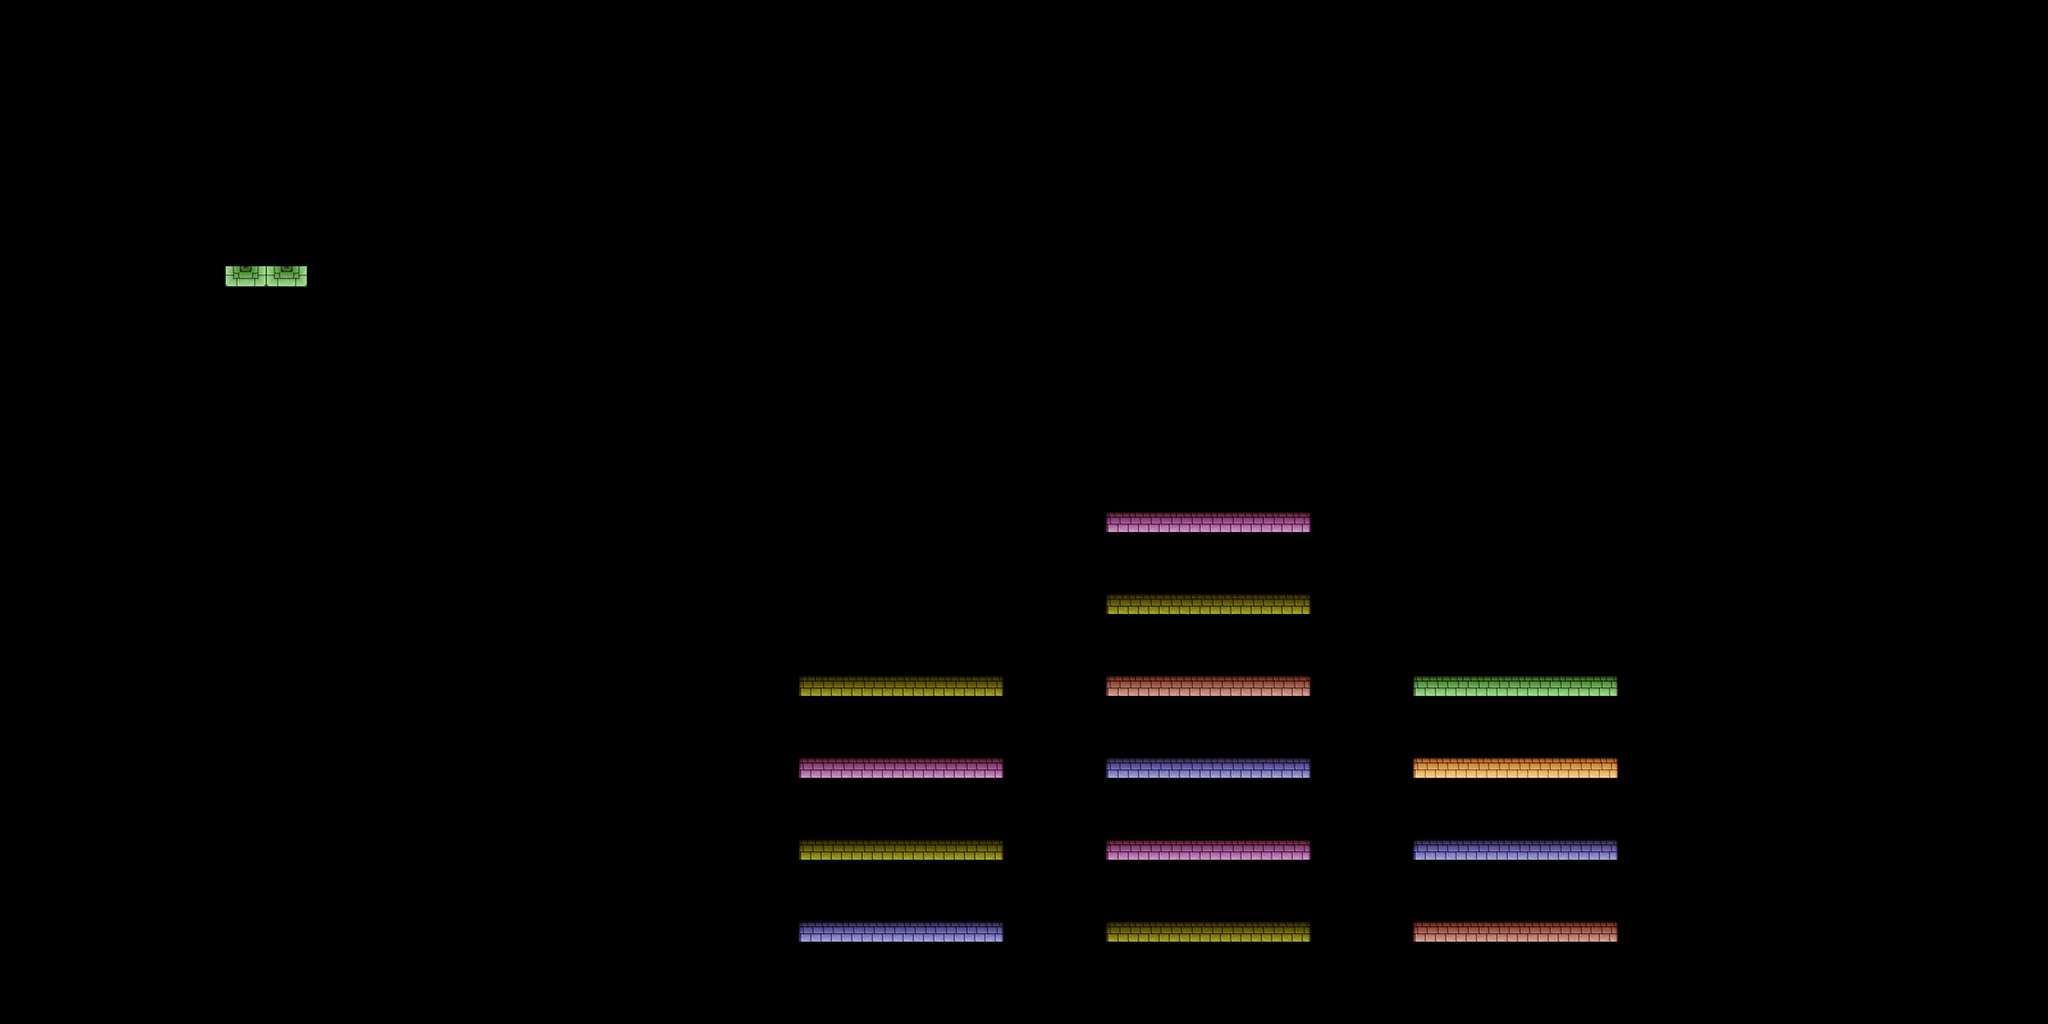

The image is a tile-based game level rendered from a .tmx file. Its description and source (layers, tilesets, objects; grid data summarised) follow:
An orthogonal 100x50 tile map with 32x32 px tiles, 8 tile layers (static, blue_deactivated, yellow_deactivated, purple, ...), 3 tilesets and 4 objects (character, windblower, bouncing, exit).

<map version="1.0" orientation="orthogonal" renderorder="right-down" width="100" height="50" tilewidth="32" tileheight="32" nextobjectid="117">
 <properties>
  <property name="bronze" value="1000" />
  <property name="deaths" value="15" />
  <property name="gold" value="6000" />
  <property name="index" value="5" />
  <property name="silver" value="3000" />
  <property name="time" value="640" />
 </properties>
 <tileset firstgid="1" name="walls1_0" tilewidth="32" tileheight="32">
  <image source="walls1_0.png" width="448" height="512" />
 </tileset>
 <tileset firstgid="225" name="static1" tilewidth="32" tileheight="32">
  <image source="static1.png" width="192" height="224" />
 </tileset>
 <tileset firstgid="267" name="black" tilewidth="32" tileheight="32">
  <image source="../black.png" width="32" height="32" />
 </tileset>
 <layer name="static" width="100" height="50">
  <data>[5000 cells, 261 non-empty, 1 distinct tile ids]</data>
 </layer>
 <layer name="blue_deactivated" width="100" height="50">
  <data>[5000 cells, 30 non-empty, 3 distinct tile ids]</data>
 </layer>
 <layer name="yellow_deactivated" width="100" height="50">
  <data>[5000 cells, 40 non-empty, 3 distinct tile ids]</data>
 </layer>
 <layer name="purple" width="100" height="50">
  <data>[5000 cells, 20 non-empty, 3 distinct tile ids]</data>
 </layer>
 <layer name="purple_deactivated" width="100" height="50">
  <data>[5000 cells, 10 non-empty, 3 distinct tile ids]</data>
 </layer>
 <layer name="red_deactivated" width="100" height="50">
  <data>[5000 cells, 20 non-empty, 3 distinct tile ids]</data>
 </layer>
 <layer name="orange" width="100" height="50">
  <data>[5000 cells, 10 non-empty, 3 distinct tile ids]</data>
 </layer>
 <layer name="green_deactivated" width="100" height="50">
  <data>[5000 cells, 14 non-empty, 5 distinct tile ids]</data>
 </layer>
 <objectgroup name="character">
  <object id="111" name="character" x="64" y="1536" width="32" height="32" />
 </objectgroup>
 <objectgroup name="windblower">
  <object id="112" name="windblower" x="1792" y="288" width="192" height="416">
   <properties>
    <property name="direction" value="NORTH" />
   </properties>
  </object>
 </objectgroup>
 <objectgroup name="bouncing">
  <properties>
   <property name="activated" value="false" />
   <property name="color" value="green" />
  </properties>
  <object id="113" name="bouncing" x="352" y="416" width="128" height="32">
   <properties>
    <property name="activated" value="false" />
    <property name="color" value="green" />
   </properties>
  </object>
 </objectgroup>
 <objectgroup name="exit">
  <object id="116" name="exit" x="32" y="224" width="64" height="64">
   <properties>
    <property name="next" value="6" />
   </properties>
  </object>
 </objectgroup>
</map>
